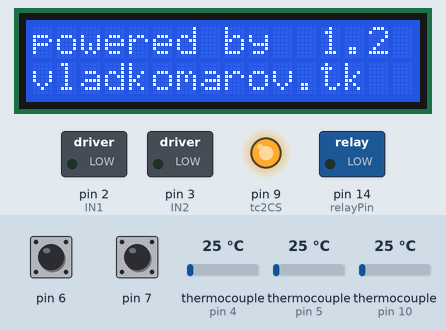
Recording of a sketch running on a simulated Arduino Uno, built with avr-gcc and run on an emulated ATmega328P. Parts: 16×2 character LCD, switched loads named in the sketch (green lamp = pin HIGH), output pins drawn as LEDs (lit = HIGH). Wiring (inferred from the names in the program): 3 × MAX6675 thermocouple converter: CS pin 10 / CS pin 5 / CS pin 4. Dashed ring = blinking. The test bench sets the inputs (shaded band); at power-on: thermocouple (sensors on pin 4, pin 5, pin 10) 25 °C, pin 6 HIGH, pin 7 HIGH. Pins used as bus, display or sensor lines are not drawn; what the sketch prints to the serial monitor is not drawn.

Above: at 0.7 s.
At 3.39 s:
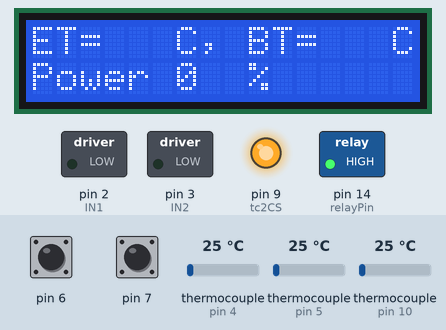
3.9 s: thermocouple (sensor on pin 4) set to 6 °C
At 6.68 s:
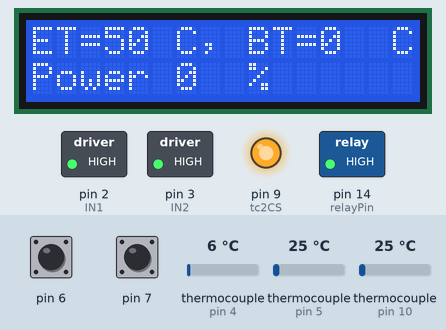
7.2 s: thermocouple (sensor on pin 5) set to 75 °C
At 10.46 s:
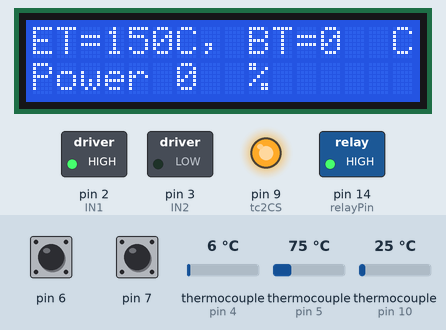
Timing chart, 0 to 12.0 s (numbered marks = the images above; inputs shaded):
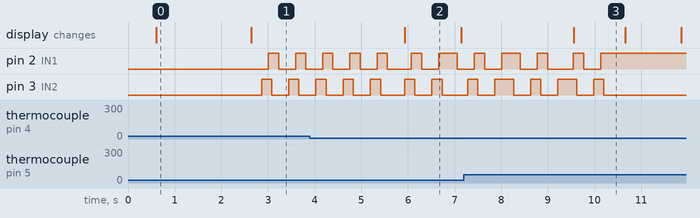

Measured:
- by itself, pin 3 (IN2): repeats every 1.4 s: LOW 0.36 s, HIGH 0.40 s, LOW 0.36 s, HIGH 0.22 s, until it stays LOW from 10.2 s
- what the display in image 0 shows lasts 2.0 s, from 0.6 s to 2.6 s
- what the display in image 2 shows lasts 1.2 s, from 5.9 s to 7.1 s
- what the display in image 3 shows lasts 1.1 s, from 9.6 s to 10.7 s

The sketch:

Nevacoffee.ino
```cpp
/*Программа управления газовым регулятора Honeywell Atmix VK47/vk##
* Участвуют Энкодер, экран 1602, шаговый двигатель, твердотельное реле
*
* 1.3
* Версия 1.2
* цифровой преобразователь для термопар заменен с max6675 на max31855
*
* Версия 1.1
* добавлена версионность
* добавлен коэффициент мощности 0,85 (100% на энкодере эквивалентно 85% открытия (92*0,85=72 шага максимум)
*/
byte subversion = 2; //1.1

#include <ModbusRtu.h>
#include <SPI.h>
#include <Rotary.h>
#include <Wire.h>
#include <LiquidCrystal_I2C.h>
#include <MAX31855.h>

////////////////////////////////////////////////настройка LCD
LiquidCrystal_I2C lcd(0x3f, 2, 1, 0, 4, 5, 6, 7, 3, POSITIVE);  // Set the LCD I2C address

////////////////////////////////////////////////настройка энкодера
Rotary r = Rotary(7, 6);
int encoderPin = 8;

/////////////////////////////////////////////////настройка Modbus-slave
#define ID 1
Modbus slave(ID, 0, 0); // this is slave ID and RS-232 or USB-FTDI
// data array for modbus network sharing
uint16_t au16data[10];
int8_t state = 0;    //
int setPower=0;

//////////////////////////////////////////////////настройка электродвигателя
//драйвер шагового двигателя
#define IN1 2
#define IN2 3
#define IN3 4
#define IN4 5

int Steps = 4;   //начальное положение stepper до инициализации
int steps_left;
boolean Direction = true;
boolean stepperReady;   //флаг законченности шага
boolean stepperCCWstop; //флаг корректировки закрывающих шагов
boolean stepperIdle; //флаг перехода в простой
unsigned long last_time;
unsigned long currentMillis ;

int currentPosition=96; //ВАЖНО! ПОЗИЦИЯ ДЛЯ ИНИЦИАЛИЗАЦИИ РАВНО 96!!!!!!
int stepsPerRevolution = 92;
int setPosition;

//////////////////////////////////////////////////настройка SPI MAX6675
////2 модуля max6675 temperature sensor
//int thermoSO = 12;  // MISO
//int thermoCLK = 13; // SCK
int tc1CS = 10;   //SS
int tc2CS = 9;   //SS2
MAX31855 tc1(tc1CS); ////////////////////////////////настройка SPI max31855
MAX31855 tc2(tc2CS);


//Замер проб температуры
uint16_t currentTemp;
unsigned long probedelay =0;
unsigned long tempus =0;   //

////minimal max6675.h inside this project
//double readCelsius(uint8_t cs){
//    uint16_t v;
//    digitalWrite(cs, LOW);
//    v = SPI.transfer(0x00);
//    v <<= 8;
//    v |= SPI.transfer(0x00);
//    digitalWrite(cs, HIGH);
//    if (v & 0x4) { return NAN;} // uh oh, no thermocouple attached!
//    v >>= 3;
//    return v*0.25;
//}

////////////////// настройка управления твердотельным реле для второго клапана крана
int relayPin=14;

void setup() {
  slave.begin(19200);
  SPI.begin();
//I2C LCD init
  lcd.begin(16,2);
  lcd.setCursor(0,0);
  lcd.println("NevaCoffee");
  lcd.print("1.");lcd.print(subversion);
 tc1.begin(); // Set thermocouple
 tc2.begin();
  while ((tc1.getChipID() != MAX31855_ID)and(tc2.getChipID() != MAX31855_ID))  {
    Serial.println(F("MAX31855 error")); //(F()) saves string to flash & keeps dynamic memory free
    delay(5000);
  }
  lcd.setCursor(0,0);
  lcd.print("powered by");
  lcd.setCursor(0,1);
  lcd.print("vladkomarov.tk");
  delay(2000);
  lcd.setCursor(0,0);
  lcd.print("ET=   C, ");
  lcd.setCursor(9,0);
  lcd.print("BT=   C");
  lcd.setCursor(0,1);
  lcd.print("Power    %    ");

//set Step motor
  pinMode(IN1, OUTPUT);
  pinMode(IN2, OUTPUT);
  pinMode(IN3, OUTPUT);
  pinMode(IN4, OUTPUT);
  setPosition = 0;
  Steps = 7;
// set Relay valve open
  pinMode(relayPin, OUTPUT);
  digitalWrite (relayPin, HIGH);
// set encoder button
  pinMode(encoderPin, INPUT_PULLUP);


//set max6675 slaves
  pinMode(tc1CS, OUTPUT);
  pinMode(tc2CS, OUTPUT);
  digitalWrite(tc1CS, HIGH);
  digitalWrite(tc2CS, HIGH);

  tempus = millis() + 100;
  probedelay = millis()+3000;
}

void loop() {
//poll MODBUS
 state = slave.poll( au16data, 11 );
/* 3 - tc1; 4 tc2
 * 6 - power percentage with 0.85 multiplier
 *
 *
 */


  unsigned char result = r.process();
  if (result == DIR_CW) {
    au16data[6] = au16data[6] + 500;
    if (au16data[6] > 10000) {au16data[6]=10000;}
  }
  if ((result == DIR_CCW ) && (au16data[6] > 1)) {
    au16data[6] = au16data[6] - 500;
   // if (au16data[6] < 600) {au16data[6] = 0;}
  }

//get temperature every probeDelay
 if (millis() > probedelay) {
  au16data[3]=tc1.getTemperature()*100;
  au16data[4]=tc2.getTemperature()*100;
  probedelay = millis() + 1000;

  lcd.setCursor(3,0);  lcd.print("   "); lcd.setCursor(3,0);  lcd.print(au16data[3]/100);
  lcd.setCursor(12,0); lcd.print("   "); lcd.setCursor(12,0); lcd.print(au16data[4]/100);
 }

 setPower = au16data[6]*100*85/100;
 setPower = (stepsPerRevolution)*setPower;
 setPower = setPower /100;
 if (setPower != currentPosition) {
  setMotor(setPower);
 // Serial.print(setPower);Serial.print("   ");Serial.println(au16data[6]);
 }
}

void setMotor( int setPosition)
{
  lcd.setCursor(6,1); lcd.print("   "); lcd.setCursor(6,1); lcd.print(au16data[6]/100);

  currentMillis = millis();
  if (setPosition > stepsPerRevolution) {setPosition = stepsPerRevolution;}
  if (setPosition < 0) {setPosition = 0;}
  if (setPosition != currentPosition){
    stepperIdle = false;
    if (currentPosition > setPosition) {
      Direction=false;
      steps_left=abs(setPosition-currentPosition);
    }
    else {
      Direction=true;
      steps_left=abs(setPosition-currentPosition);
    }

    if (stepperReady) {
      Serial.print(",");
      stepper();
      stepperReady = false;
      steps_left--;
      if (Direction) currentPosition++;
      else currentPosition--;

    }
    if ((steps_left == 0) && (!Direction) && (!stepperCCWstop)) {
        Serial.print("><");
        setPosition++;
        stepperCCWstop = true;
    }
//Mark step done moment
   if(currentMillis-last_time>=70){
      stepperReady = true;

      last_time=millis();
    }
  }
//Stay idle
  else if (!stepperIdle && (currentMillis-last_time>=125)){
    digitalWrite(IN1, LOW);
    digitalWrite(IN2, LOW);
    digitalWrite(IN3, LOW);
    digitalWrite(IN4, LOW);
    stepperIdle = true;
     Serial.print("0");
  }
}

void stepper(){
    SetDirection();
    switch(Steps){
    case 0:
      digitalWrite(IN1, HIGH);
      digitalWrite(IN2, LOW);
      digitalWrite(IN3, LOW);
      digitalWrite(IN4, LOW);
      break;
    case 1:
      digitalWrite(IN1, HIGH);
      digitalWrite(IN2, HIGH);
      digitalWrite(IN3, LOW);
      digitalWrite(IN4, LOW);
      break;
    case 2:
      digitalWrite(IN1, LOW);
      digitalWrite(IN2, HIGH);
      digitalWrite(IN3, LOW);
      digitalWrite(IN4, LOW);
      break;
    case 3:
      digitalWrite(IN1, LOW);
      digitalWrite(IN2, HIGH);
      digitalWrite(IN3, HIGH);
      digitalWrite(IN4, LOW);
      break;
    case 4:
      digitalWrite(IN1, LOW);
      digitalWrite(IN2, LOW);
      digitalWrite(IN3, HIGH);
      digitalWrite(IN4, LOW);
      break;
    case 5:
      digitalWrite(IN1, LOW);
      digitalWrite(IN2, LOW);
      digitalWrite(IN3, HIGH);
      digitalWrite(IN4, HIGH);
      break;
    case 6:
      digitalWrite(IN1, LOW);
      digitalWrite(IN2, LOW);
      digitalWrite(IN3, LOW);
      digitalWrite(IN4, HIGH);
      break;
    case 7:
      digitalWrite(IN1, HIGH);
      digitalWrite(IN2, LOW);
      digitalWrite(IN3, LOW);
      digitalWrite(IN4, HIGH);
      break;
    default:
      digitalWrite(IN1, LOW);
      digitalWrite(IN2, LOW);
      digitalWrite(IN3, LOW);
      digitalWrite(IN4, LOW);
      break;
    }
     Serial.print("H");
}

void SetDirection(){
  if(Direction==1){ Steps++;}
  if(Direction==0){ Steps--; }
  if(Steps>7){Steps=0;}
  if(Steps<0){Steps=7; }
}
```
